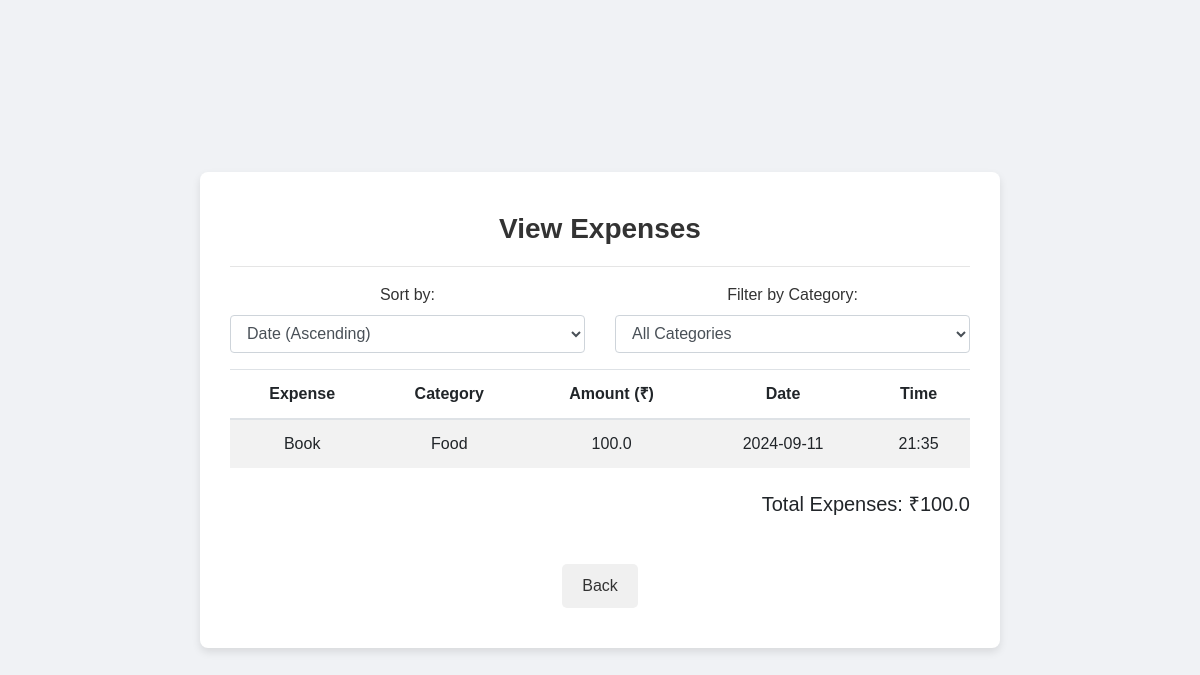
Page /view_expenses (signed in) on the committed database.
### tables this page shows
CREATE TABLE expenses (
            id INTEGER PRIMARY KEY AUTOINCREMENT,
            user_id INTEGER,
            expense TEXT NOT NULL,
            category TEXT NOT NULL,
            amount REAL NOT NULL,
            date TEXT NOT NULL,
            time TEXT NOT NULL,
            FOREIGN KEY (user_id) REFERENCES users(id)
        );

### app.py (the view)
@app.route('/view_expenses')
def view_expenses():
    if 'username' not in session:
        return redirect(url_for('login'))
    conn = get_db_connection()
    user_id = session['user_id']
    expenses = conn.execute('SELECT * FROM expenses WHERE user_id = ?', (user_id,)).fetchall()
    total_amount = conn.execute('SELECT SUM(amount) FROM expenses WHERE user_id = ?', (user_id,)).fetchone()[0]
    conn.close()
    return render_template('view_expenses.html', expenses=expenses, total_amount=total_amount or 0)

### app.py (called while the page is built)
def get_db_connection():
    conn = sqlite3.connect(DATABASE)
    conn.row_factory = sqlite3.Row
    return conn

### templates/view_expenses.html (shortened to what this page needs)
<!DOCTYPE html>
<html lang="en">
  <head>
    <link
      rel="stylesheet"
      href="https://stackpath.bootstrapcdn.com/bootstrap/4.5.2/css/bootstrap.min.css"
    />
    <link rel="stylesheet" href="static/style.css" />
  </head>
  <body>
    <div class="container">
      <h1>View Expenses</h1>
      <hr />
      <div class="row mb-3">
        <div class="col-md-6">
          <label for="sort_by">Sort by:</label>
          <select
            class="form-control"
            id="sort_by"
            onchange="location = this.value;"
          >
            <option value="{{ url_for('view_expenses', sort_by='date') }}">
              Date (Ascending)
            </option>
          </select>
        </div>
        <div class="col-md-6">
          <label for="category_filter">Filter by Category:</label>
          <select
            class="form-control"
            id="category_filter"
            onchange="location = this.value;"
          >
            <option value="{{ url_for('view_expenses') }}">
              All Categories
            </option>
          </select>
        </div>
      </div>
      <table class="table table-striped">
        <thead>
          <tr>
            <th>Expense</th>
            <th>Category</th>
            <th>Amount (₹)</th>
            <th>Date</th>
            <th>Time</th>
          </tr>
        </thead>
        <tbody>
          {% for expense in expenses %}
          <tr>
            <td>{{ expense.expense }}</td>
            <td>{{ expense.category }}</td>
            <td>{{ expense.amount }}</td>
            <td>{{ expense.date }}</td>
            <td>{{ expense.time }}</td>
          </tr>
          {% endfor %}
        </tbody>
      </table>
      <div class="row mt-4">
        <div class="col-md-12 text-right">
          <h5>Total Expenses: ₹{{ total_amount }}</h5>
        </div>
      </div>
      <div class="back-btn-container">
        <button class="back-btn" onclick="history.back()">Back</button>
      </div>
    </div>
  </body>
</html>

### static/style.css (style rules this page uses)
body { margin: 0; padding: 0; font-family: "Poppins", Arial, sans-serif; background-color: #f0f2f5; display: flex; justify-content: center; align-items: center; min-height: 100vh; box-sizing: border-box; }
.container { background-color: #ffffff; border-radius: 8px; box-shadow: 0 4px 8px rgba(0, 0, 0, 0.1); padding: 40px 30px; max-width: 800px; width: 100%; margin: 20px; box-sizing: border-box; text-align: center; animation: fadeIn 0.6s ease-in-out; }
h1, h2 { color: #333333; font-weight: 600; margin-bottom: 20px; font-size: 28px; text-align: center; }
label { display: block; margin-bottom: 8px; color: #333333; font-weight: 500; }
.back-btn { background-color: #f0f0f0; color: #333333; padding: 10px 20px; font-size: 16px; border: none; border-radius: 5px; cursor: pointer; margin-top: 20px; transition: background-color 0.3s; }

### templates/view_expenses.html (style rules this page uses)
body { padding-top: 20px; }
.container { max-width: 800px; }
.back-btn-container { margin-top: 20px; text-align: center; }

### rows in the picture
expenses: expense "Book", category "Food", amount "100.0", date "2024-09-11", time "21:35"

### other values in the picture
{{ total_amount }} "100.0"
